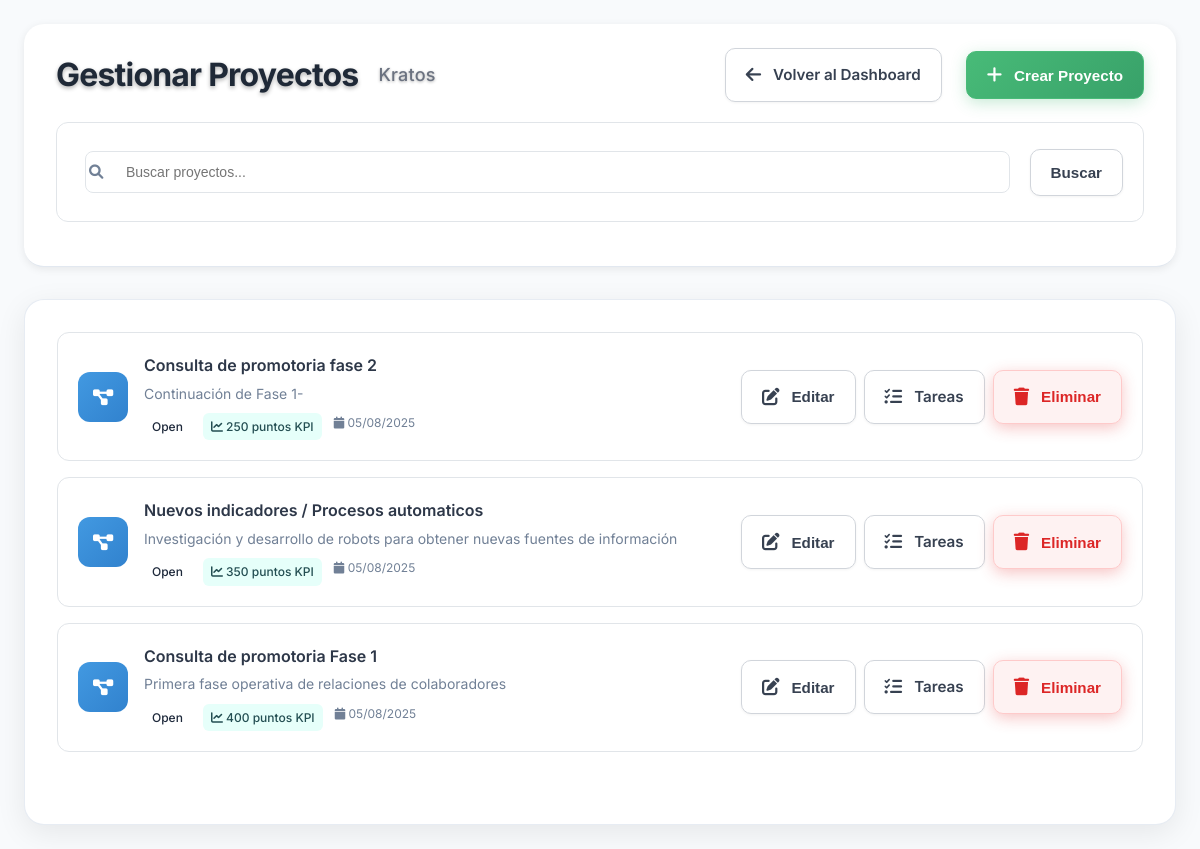
The page /public/?route=clan_leader/projects (signed in) on the database its author committed.
### tables this page shows
CREATE TABLE `Clans` (
  `clan_id` int NOT NULL,
  `clan_name` varchar(100) NOT NULL,
  `clan_departamento` varchar(100) NOT NULL,
  `created_at` timestamp NULL DEFAULT CURRENT_TIMESTAMP
);

CREATE TABLE `Projects` (
  `project_id` int NOT NULL,
  `project_name` varchar(255) NOT NULL,
  `description` text,
  `clan_id` int NOT NULL,
  `created_by_user_id` int NOT NULL,
  `status` varchar(50) DEFAULT 'open',
  `total_tasks` int DEFAULT '0',
  `completed_tasks` int DEFAULT '0',
  `progress_percentage` decimal(5,2) DEFAULT '0.00',
  `created_at` timestamp NULL DEFAULT CURRENT_TIMESTAMP,
  `updated_at` timestamp NULL DEFAULT CURRENT_TIMESTAMP ON UPDATE CURRENT_TIMESTAMP,
  `kpi_quarter_id` int DEFAULT NULL,
  `kpi_points` int DEFAULT '0',
  `task_distribution_mode` enum('automatic','percentage') DEFAULT 'automatic'
);

### app/models/User.php (called while the page is built, shortened)
<?php
class User {
    private $db;
    public function __construct() {
        $this->db = Database::getConnection();
    }
    public function findById($id) {
        try {
            $stmt = $this->db->prepare("
                SELECT user_id, username, email, full_name, is_active, last_login, created_at
                FROM Users
                WHERE user_id = ? AND is_active = 1
            ");
            $stmt->execute([$id]);
            return $stmt->fetch();
        } catch (PDOException $e) {
            error_log("Error al buscar usuario por ID: " . $e->getMessage());
            return false;
        }
    }
    public function getUserClan($userId) {
        try {
            $stmt = $this->db->prepare("
                SELECT
                    c.clan_id,
                    c.clan_name,
                    c.clan_departamento
                FROM Clans c
                JOIN Clan_Members cm ON c.clan_id = cm.clan_id
                WHERE cm.user_id = ?
                LIMIT 1
            ");
            $stmt->execute([$userId]);
            return $stmt->fetch();
        } catch (PDOException $e) {
            error_log("Error al obtener clan del usuario: " . $e->getMessage());
            return false;
        }
    }
}

### config/database.php (called while the page is built, shortened)
<?php
class Database {
    private static $connection = null;
    public static function getConnection() {
        if (self::$connection === null) {
            try {
                $dsn = "mysql:host=" . DB_HOST . ";dbname=" . DB_NAME . ";charset=utf8mb4";
                $options = [
                    PDO::ATTR_ERRMODE => PDO::ERRMODE_EXCEPTION,
                    PDO::ATTR_DEFAULT_FETCH_MODE => PDO::FETCH_ASSOC,
                    PDO::ATTR_EMULATE_PREPARES => false,
                ];
                self::$connection = new PDO($dsn, DB_USERNAME, DB_PASSWORD, $options);
            } catch (PDOException $e) {
                die('Error de conexión a la base de datos: ' . $e->getMessage());
            }
        }
        return self::$connection;
    }
}

### app/models/Auth.php (called while the page is built, shortened)
<?php
class Auth {
    private $userModel;
    public function __construct() {
        $this->userModel = new User();
    }
    public function isLoggedIn() {
        return isset($_SESSION['user_id']) && !empty($_SESSION['user_id']);
    }
    public function getCurrentUser() {
        return $this->userModel->findById($_SESSION['user_id']);
    }
}

### app/models/Project.php (called while the page is built, shortened)
<?php
class Project {
    private $db;
    public function __construct() {
        $this->db = Database::getConnection();
    }
    public function getByClan($clanId) {
        try {
            $stmt = $this->db->prepare("
                SELECT
                    p.*,
                    c.clan_name,
                    u.full_name as created_by_name
                FROM Projects p
                LEFT JOIN Clans c ON p.clan_id = c.clan_id
                LEFT JOIN Users u ON p.created_by_user_id = u.user_id
                WHERE p.clan_id = ?
                ORDER BY p.created_at DESC
            ");
            $stmt->execute([$clanId]);
            return $stmt->fetchAll();
        } catch (PDOException $e) {
            error_log("Error al obtener proyectos del clan: " . $e->getMessage());
            return [];
        }
    }
}

### app/views/clan_leader/projects.php (the view, shortened to what this page needs)
<div class="clan-leader-projects minimal">
    <header class="minimal-header">
        <div class="header-row">
            <div class="title-minimal">
                <h1>Gestionar Proyectos</h1>
                <span class="subtitle"><?php echo htmlspecialchars($clan['clan_name']); ?></span>
            </div>
            <div class="actions-minimal">
                <a href="?route=clan_leader/dashboard" class="btn-minimal">
                    <i class="fas fa-arrow-left"></i>
                    Volver al Dashboard
                </a>
                <button class="btn-minimal primary" onclick="openCreateProjectModal()">
                    <i class="fas fa-plus"></i>
                    Crear Proyecto
                </button>
            </div>
        </div>
        <div class="search-minimal">
            <form method="GET" action="?route=clan_leader/projects">
                <div class="search-input">
                    <i class="fas fa-search"></i>
                    <input type="text" name="search" value="<?php echo htmlspecialchars($search); ?>"
                           placeholder="Buscar proyectos...">
                </div>
                <button type="submit" class="btn-minimal">Buscar</button>
            </form>
        </div>
    </header>
    <div class="content-minimal">
        <section class="projects-minimal">
            <?php if (!empty($projects)): ?>
                <div class="projects-list">
                    <?php foreach ($projects as $project): ?>
                        <div class="project-item">
                            <div class="project-info">
                                <div class="project-icon">
                                    <i class="fas fa-project-diagram"></i>
                                </div>
                                <div class="project-details">
                                    <div class="project-name"><?php echo htmlspecialchars($project['project_name']); ?></div>
                                    <div class="project-description"><?php echo htmlspecialchars($project['description']); ?></div>
                                    <div class="project-meta">
                                        <span class="project-status status-<?php echo $project['status']; ?>">
                                            <?php echo ucfirst($project['status']); ?>
                                        </span>
                                        <?php if ($project['kpi_points'] > 0): ?>
                                            <span class="project-kpi">
                                                <i class="fas fa-chart-line"></i>
                                                <?php echo number_format($project['kpi_points']); ?> puntos KPI
                                            </span>
                                        <?php endif; ?>
                                        <span class="project-date">
                                            <i class="fas fa-calendar"></i>
                                            <?php echo date('d/m/Y', strtotime($project['created_at'])); ?>
                                        </span>
                                    </div>
                                </div>
                            </div>
                            <div class="project-actions">
                                <button class="btn-minimal" onclick="openEditProjectModal(<?php echo $project['project_id']; ?>, '<?php echo htmlspecialchars($project['project_name']); ?>', '<?php echo htmlspecialchars($project['description']); ?>')">
                                    <i class="fas fa-edit"></i>
                                    Editar
                                </button>
                                <a href="?route=clan_leader/tasks&project_id=<?php echo $project['project_id']; ?>" class="btn-minimal">
                                    <i class="fas fa-tasks"></i>
                                    Tareas
                                </a>
                                <button class="btn-minimal danger" onclick="deleteProject(<?php echo $project['project_id']; ?>, '<?php echo htmlspecialchars($project['project_name']); ?>')">
                                    <i class="fas fa-trash"></i>
                                    Eliminar
                                </button>
                            </div>
                        </div>
                    <?php endforeach; ?>
                </div>
            <?php endif; ?>
        </section>
    </div>
</div>
<?php
require_once __DIR__ . '/../admin/layout.php';
?>

### public/assets/css/theme.css (style rules this page uses)
:root { --primary-color: #6366f1; --primary-light: #8b5cf6; --primary-dark: #4f46e5; --primary-gradient: linear-gradient(135deg, #6366f1 0%, #8b5cf6 100%); --secondary-color: #10b981; --secondary-light: #34d399; --secondary-dark: #059669; --bg-primary: #ffffff; --bg-secondary: #f8fafc; --bg-tertiary: #f1f5f9; --bg-accent: #e2e8f0; --bg-dark: #0f172a; --bg-glass: rgba(255, 255, 255, 0.8); --bg-glass-dark: rgba(15, 23, 42, 0.8); --text-primary: #1e293b; --text-secondary: #64748b; --text-muted: #94a3b8; --text-light: #cbd5e1; --text-white: #ffffff; --success: #10b981; --warning: #f59e0b; --error: #ef4444; --info: #3b82f6; --shadow-sm: 0 1px 2px 0 rgba(0, 0, 0, 0.05); --shadow-md: 0 4px 6px -1px rgba(0, 0, 0, 0.1); --shadow-lg: 0 10px 15px -3px rgba(0, 0, 0, 0.1); --shadow-xl: 0 20px 25px -5px rgba(0, 0, 0, 0.1); --shadow-glow: 0 0 20px rgba(99, 102, 241, 0.3); --radius-sm: 6px; --radius-md: 12px; --radius-lg: 20px; --radius-xl: 24px; --radius-full: 9999px; --spacing-xs: 0.25rem; --spacing-sm: 0.5rem; --spacing-md: 1rem; --spacing-lg: 1.5rem; --spacing-xl: 2rem; --spacing-2xl: 3rem; --font-family: 'Inter', 'Segoe UI', system-ui, -apple-system, sans-serif; --font-mono: 'JetBrains Mono', 'Fira Code', monospace; --font-weight-light: 300; --font-weight-normal: 400; --font-weight-medium: 500; --font-weight-semibold: 600; --font-weight-bold: 700; --transition-fast: 0.15s ease; --transition-normal: 0.3s ease; --transition-slow: 0.5s ease; --glass-bg: rgba(255, 255, 255, 0.1); --glass-border: rgba(255, 255, 255, 0.2); --glass-backdrop: blur(10px); }
* { margin: 0; padding: 0; box-sizing: border-box; }
body { font-family: var(--font-family); background: var(--bg-secondary); color: var(--text-primary); line-height: 1.6; font-weight: var(--font-weight-normal); transition: all var(--transition-normal); -webkit-font-smoothing: antialiased; -moz-osx-font-smoothing: grayscale; }

### public/assets/css/admin.css (style rules this page uses)
* { box-sizing: border-box; }
body { margin: 0; padding: 0; font-family: 'Inter', 'Segoe UI', system-ui, sans-serif; background: #f8fafc; color: #1e293b; line-height: 1.6; }
:root { --admin-primary: #6366f1; --admin-primary-dark: #4f46e5; --admin-secondary: #10b981; --admin-bg-primary: #ffffff; --admin-bg-secondary: #f8fafc; --admin-bg-tertiary: #f1f5f9; --admin-bg-accent: #e2e8f0; --admin-text-primary: #1e293b; --admin-text-secondary: #64748b; --admin-text-muted: #94a3b8; --admin-border: #e2e8f0; --admin-shadow: 0 4px 6px -1px rgba(0, 0, 0, 0.1); --admin-shadow-lg: 0 10px 15px -3px rgba(0, 0, 0, 0.1); --admin-radius: 12px; --admin-radius-lg: 20px; --admin-spacing: 1rem; --admin-spacing-lg: 1.5rem; --admin-spacing-xl: 2rem; }
.search-input { border: none; background: transparent; padding: 8px; font-size: 0.9rem; color: var(--admin-text-primary); width: 250px; outline: none; }

### rows shown on the page
clans: clan_name "Kratos"
projects: project_name "Consulta de promotoria fase 2", description "Continuación de Fase 1-", status "Open", kpi_points "250", created_at "05/08/2025"
projects: project_name "Nuevos indicadores / Procesos automaticos", description "Investigación y desarrollo de robots para obtener nuevas fuentes de información", status "Open", kpi_points "350", created_at "05/08/2025"
projects: project_name "Consulta de promotoria Fase 1", description "Primera fase operativa de relaciones de colaboradores", status "Open", kpi_points "400", created_at "05/08/2025"
